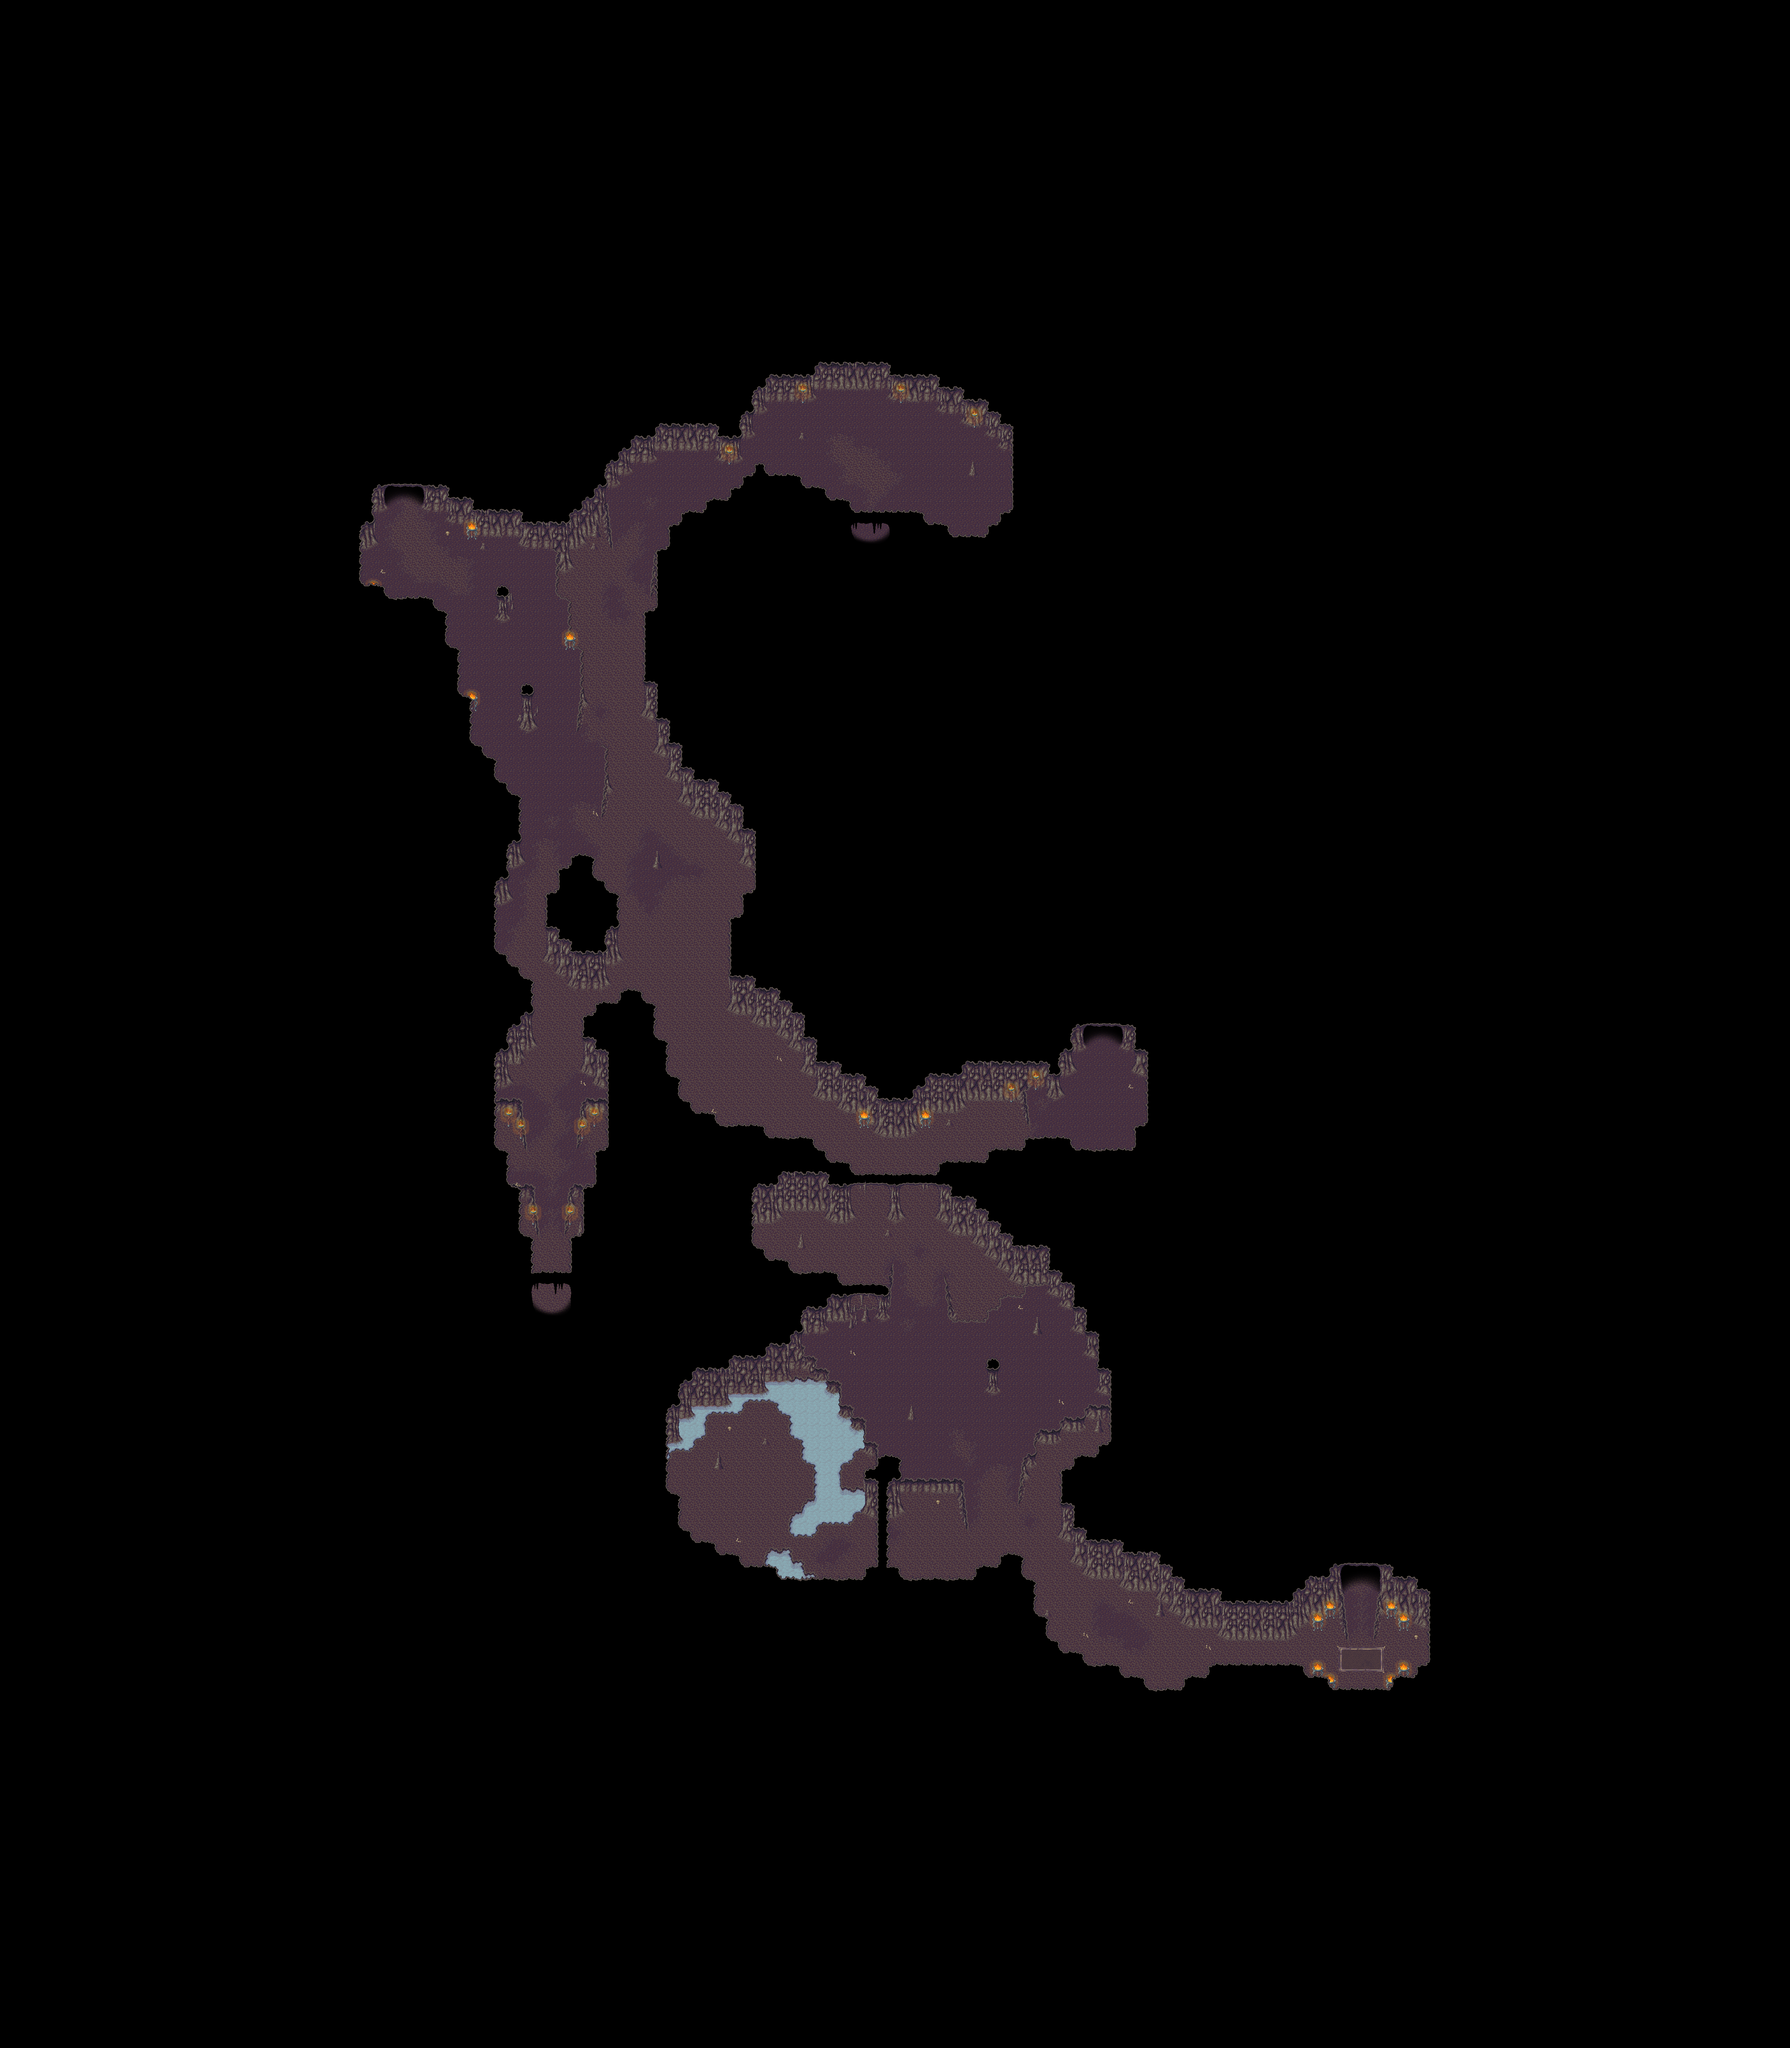

This game map was drawn from its Tiled (.tmx) file and the tilesets committed beside it. A one-line description and the trimmed map source follow:
An orthogonal 146x167 tile map with 32x32 px tiles, 6 tile layers (Ground 1, Ground 2, Ground 3, Fringe, ...), 8 tilesets and 5 objects (5x Warp).

<map version="1.2" tiledversion="1.3.1" orientation="orthogonal" renderorder="right-down" compressionlevel="0" width="146" height="167" tilewidth="32" tileheight="32" infinite="0" nextlayerid="17" nextobjectid="33">
 <properties>
  <property name="license" value="CC BY-SA 4.0 (c) Reid" />
  <property name="manaplus version" value="2" />
  <property name="minimap" value="graphics/minimaps/002-3-1.png" />
  <property name="music" value="eric matyas - surreal place.ogg" />
  <property name="name" value="Slime Cave Tunnel" />
 </properties>
 <tileset firstgid="1" source="../../graphics/tilesets/aemil/cave/Cave.tsx" />
 <tileset firstgid="257" source="../../graphics/tilesets/aemil/cave/Cave x2.tsx" />
 <tileset firstgid="273" source="../../graphics/tilesets/aemil/cave/Torch.tsx" />
 <tileset firstgid="291" source="../../graphics/tilesets/generic/cave/Cave x4 x4.tsx" />
 <tileset firstgid="293" source="../../graphics/tilesets/generic/Collision.tsx" />
 <tileset firstgid="309" source="../../graphics/tilesets/aemil/cave/Cave x4.tsx" />
 <tileset firstgid="317" source="../../graphics/tilesets/aemil/cave/Cave x3.tsx" />
 <tileset firstgid="321" source="../../graphics/tilesets/generic/cave/Cave x5 x3.tsx" />
 <layer id="1" name="Ground 1" width="146" height="167">
  <data>[24382 cells, 24382 non-empty, 58 distinct tile ids]</data>
 </layer>
 <layer id="2" name="Ground 2" width="146" height="167">
  <data>[24382 cells, 353 non-empty, 59 distinct tile ids]</data>
 </layer>
 <layer id="14" name="Ground 3" width="146" height="167">
  <data>[24382 cells, 9 non-empty, 7 distinct tile ids]</data>
 </layer>
 <layer id="3" name="Fringe" width="146" height="167">
  <data>[24382 cells, 76 non-empty, 23 distinct tile ids]</data>
 </layer>
 <layer id="5" name="Over 1" width="146" height="167">
  <data>[24382 cells, 1143 non-empty, 32 distinct tile ids]</data>
 </layer>
 <layer id="13" name="Collision" width="146" height="167">
  <data>[24382 cells, 21294 non-empty, 9 distinct tile ids]</data>
 </layer>
 <objectgroup color="#c8c837" id="16" name="Object">
  <object id="27" name="Warp Entrance" type="Warp" x="2240" y="1440">
   <polygon points="0,0 32,32 64,0" />
  </object>
  <object id="29" name="Warp First" type="Warp" x="1024" y="1216">
   <polygon points="0,32 32,0 64,32" />
  </object>
  <object id="30" name="Warp Second" type="Warp" x="1408" y="3455">
   <polygon points="0,0 32,32 64,0" />
  </object>
  <object id="31" name="Warp Third" type="Warp" x="2848" y="2624">
   <polygon points="0,32 32,0 64,32" />
  </object>
  <object id="32" name="Warp Boss" type="Warp" x="3520" y="4032">
   <polygon points="0,32 32,0 64,32" />
  </object>
 </objectgroup>
</map>
